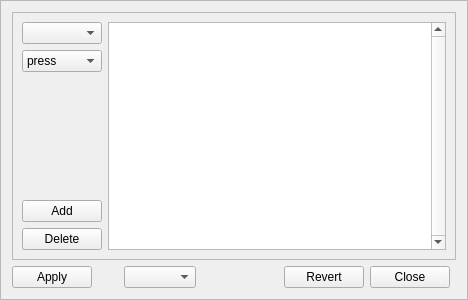
<?xml version="1.0" encoding="UTF-8"?>
<ui version="4.0">
 <class>MacroEditor</class>
 <widget class="QFrame" name="MacroEditor">
  <property name="geometry">
   <rect>
    <x>0</x>
    <y>0</y>
    <width>468</width>
    <height>300</height>
   </rect>
  </property>
  <property name="windowTitle">
   <string>Macro editor</string>
  </property>
  <property name="frameShape">
   <enum>QFrame::StyledPanel</enum>
  </property>
  <property name="frameShadow">
   <enum>QFrame::Raised</enum>
  </property>
  <layout class="QGridLayout" name="gridLayout_2">
   <item row="1" column="1">
    <spacer name="horizontalSpacer_2">
     <property name="orientation">
      <enum>Qt::Horizontal</enum>
     </property>
     <property name="sizeType">
      <enum>QSizePolicy::Fixed</enum>
     </property>
     <property name="sizeHint" stdset="0">
      <size>
       <width>20</width>
       <height>20</height>
      </size>
     </property>
    </spacer>
   </item>
   <item row="1" column="2">
    <widget class="QComboBox" name="macroListCombo"/>
   </item>
   <item row="1" column="3">
    <spacer name="horizontalSpacer">
     <property name="orientation">
      <enum>Qt::Horizontal</enum>
     </property>
     <property name="sizeHint" stdset="0">
      <size>
       <width>40</width>
       <height>20</height>
      </size>
     </property>
    </spacer>
   </item>
   <item row="1" column="4">
    <widget class="QPushButton" name="revertButton">
     <property name="text">
      <string>Revert</string>
     </property>
    </widget>
   </item>
   <item row="1" column="0">
    <widget class="QPushButton" name="applyButton">
     <property name="text">
      <string>Apply</string>
     </property>
    </widget>
   </item>
   <item row="1" column="5">
    <widget class="QPushButton" name="closeButton">
     <property name="text">
      <string>Close</string>
     </property>
    </widget>
   </item>
   <item row="0" column="0" colspan="7">
    <widget class="QFrame" name="Dashboard">
     <property name="frameShape">
      <enum>QFrame::StyledPanel</enum>
     </property>
     <property name="frameShadow">
      <enum>QFrame::Raised</enum>
     </property>
     <layout class="QGridLayout" name="gridLayout_4">
      <item row="2" column="0">
       <spacer name="verticalSpacer">
        <property name="orientation">
         <enum>Qt::Vertical</enum>
        </property>
        <property name="sizeHint" stdset="0">
         <size>
          <width>20</width>
          <height>40</height>
         </size>
        </property>
       </spacer>
      </item>
      <item row="4" column="0">
       <widget class="QPushButton" name="deleteButton">
        <property name="text">
         <string>Delete</string>
        </property>
       </widget>
      </item>
      <item row="3" column="0">
       <widget class="QPushButton" name="addButton">
        <property name="text">
         <string>Add</string>
        </property>
       </widget>
      </item>
      <item row="0" column="0">
       <widget class="QComboBox" name="scanCode"/>
      </item>
      <item row="1" column="0">
       <widget class="QComboBox" name="triggerEvent">
        <item>
         <property name="text">
          <string>press</string>
         </property>
        </item>
        <item>
         <property name="text">
          <string>release</string>
         </property>
        </item>
        <item>
         <property name="text">
          <string>tap</string>
         </property>
        </item>
       </widget>
      </item>
      <item row="0" column="1" rowspan="5">
       <widget class="QTableWidget" name="bodyTable">
        <property name="lineWidth">
         <number>1</number>
        </property>
        <property name="verticalScrollBarPolicy">
         <enum>Qt::ScrollBarAlwaysOn</enum>
        </property>
        <property name="editTriggers">
         <set>QAbstractItemView::NoEditTriggers</set>
        </property>
        <property name="selectionMode">
         <enum>QAbstractItemView::NoSelection</enum>
        </property>
       </widget>
      </item>
     </layout>
    </widget>
   </item>
  </layout>
 </widget>
 <resources/>
 <connections/>
</ui>
